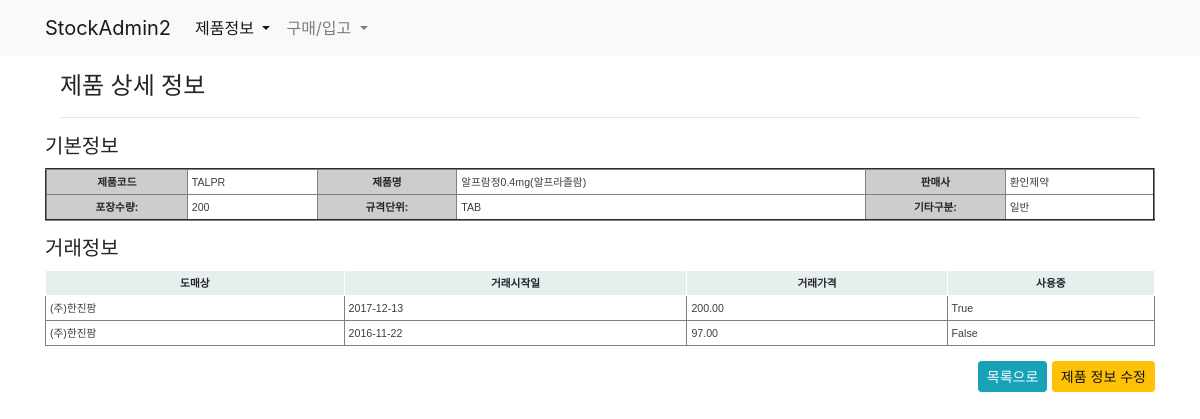
The app's page /product/877/ with its own data.
### product/models.py (models this page shows, shortened)
class Product(models.Model):
    name = models.CharField('제품명', max_length=50, unique=True)
    code = models.CharField('제품코드', max_length=50, unique=True)
    company = models.CharField('판매사', max_length=50, blank=True)
    std_unit = models.CharField('제품규격', max_length=10, choices=zip(STD_UNITs, STD_UNITs))
    pkg_amount = models.IntegerField('포장수량', default=1)
    etc_class = models.CharField('기타구분', max_length=10, choices=zip(ETC_CLASS, ETC_CLASS), default='일반')
    updated = models.DateTimeField(auto_now=True)
    created = models.DateTimeField(auto_now_add=True)
    class Meta:
        verbose_name = '제품'
        verbose_name_plural = '제품'
        ordering = '-created',

class BuyInfo(BuyInfoMixin, models.Model):
    slug = models.SlugField('구매코드', unique=True, blank=True)
    product = models.ForeignKey(Product, on_delete=models.CASCADE)
    market = models.ForeignKey(Market, on_delete=models.CASCADE)
    date = models.DateField('시작일자', blank=True, default=timezone.now)
    price = models.DecimalField('구매가격', max_digits=50, decimal_places=2)
    active = models.BooleanField('사용중', default=True)
    updated = models.DateTimeField(auto_now=True)
    created = models.DateTimeField(auto_now_add=True)
    class Meta:
        verbose_name = '구매정보'
        verbose_name_plural = '구매정보'
        ordering = '-created',

class Market(models.Model):
    name = models.CharField('도매상명', max_length=50, unique=True)
    tel = models.CharField('전화', max_length=50, blank=True, null=True)
    fax = models.CharField('팩스', max_length=50, blank=True, null=True)
    email = models.EmailField('메일', blank=True, null=True)
    updated = models.DateTimeField(auto_now=True)
    created = models.DateTimeField(auto_now_add=True)
    class Meta:
        verbose_name = '도매상'
        verbose_name_plural = '도매상'
    def __str__(self):
        return self.name

### product/views.py (the view)
# urls.py: path('<int:pk>/', ProductDetailView.as_view(), name='detail'),
class ProductDetailView(DetailView):
    model = Product

### product/templates/product/product_detail.html
{% extends "product/product_base.html" %}
{% block product_header %}
<h4>제품 상세 정보</h4>
<hr>
{% endblock product_header %}
{% block product_content %}
<div class="col-12">
<h5>기본정보</h5>
<table class="product-info tablesorter" border="2">
    <tr>
        <th>제품코드</th>
        <td>{{ object.code }}</td>
        <th>제품명</th>
        <td>{{ object.name }}</td>
        <th>판매사</th>
        <td>{{ object.company }}</td>
    </tr>
    <tr>
        <th>포장수량:</th>
        <td>{{ object.pkg_amount }}</td>
        <th>규격단위:</th>
        <td>{{ object.std_unit }}</td>
        <th>기타구분:</th>
        <td>{{ object.etc_class }}</td>
    </tr>
</table>
<h5>거래정보</h5>
<table class="product-info tablesorter" border="1">
    <thead>
        <tr>
            <th>도매상</th>
            <th>거래시작일</th>
            <th>거래가격</th>
            <th>사용중</th>
        </tr>
    </thead>
    <tbody>
        {% for info in object.buyinfo_set.all %}
        <tr>
            <td>{{ info.market }}</td>
            <td>{{ info.date|date:"Y-m-d" }}</td>
            <td>{{ info.price }}</td>
            <td>{{ info.active }}</td>
        </tr>
        {% endfor %}
    </tbody>
</table>
</div>
<div class="col-12 text-right">
    <a class="btn btn-info btn-sm" href="{% url 'product:list' %}">목록으로</a>
    <a class="btn btn-warning btn-sm" href="{% url 'product:update' object.pk %}">제품 정보 수정</a>
</div>
{% endblock product_content %}

### static/tablesorter/themes/blue/style.css (style rules this page uses)
table.tablesorter { font-family:arial; background-color: #CDCDCD; margin:10px 0pt 15px; font-size: 8pt; width: 100%; text-align: left; }
table.tablesorter thead tr th, table.tablesorter tfoot tr th { background-color: #e6EEEE; border: 1px solid #FFF; font-size: 8pt; padding: 4px; }
table.tablesorter tbody td { color: #3D3D3D; padding: 4px; background-color: #FFF; vertical-align: top; }

### static/css/common.css (style rules this page uses)
table.tablesorter thead { text-align: center; }
.product-info th { text-align: center; }

### records on screen
Product: code "TALPR", name "알프람정0.4mg(알프라졸람)", company "환인제약", pkg_amount "200", std_unit "TAB", etc_class "일반"
BuyInfo: market "(주)한진팜", date "2017-12-13", price "200.00", active "True"
BuyInfo: market "(주)한진팜", date "2016-11-22", price "97.00", active "False"
